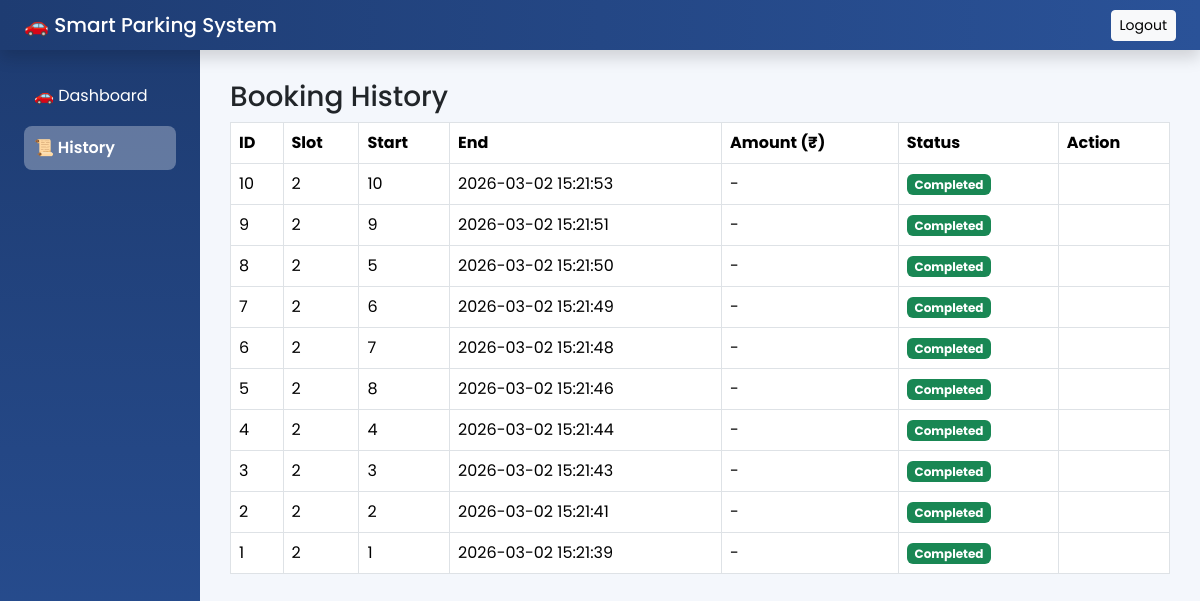
The app's page /history (signed in) with its own data.
### tables this page shows
CREATE TABLE bookings(
    id INTEGER PRIMARY KEY AUTOINCREMENT,
    user_id INTEGER,
    slot_id INTEGER,
    start_time TEXT,
    end_time TEXT,
    total_amount REAL,
    status TEXT
);

### app.py (the view)
@app.route('/history')
def history():
    if session.get('role') != 'user':
        return redirect('/login')
    user_id = session.get('user_id')
    conn = connect_db()
    cur = conn.cursor()
    cur.execute("""
    SELECT * FROM bookings
    WHERE user_id=?
    ORDER BY id DESC
    """, (user_id,))
    bookings = cur.fetchall()
    conn.close()
    return render_template("history.html", bookings=bookings)

### app.py (called while the page is built)
def connect_db():
    conn = sqlite3.connect("parking.db")
    conn.row_factory = sqlite3.Row
    return conn

### templates/history.html (shortened to what this page needs)
{% extends "layout.html" %}
{% block content %}
<h3>Booking History</h3>
<table class="table table-bordered">
    <tr>
        <th>ID</th>
        <th>Slot</th>
        <th>Start</th>
        <th>End</th>
        <th>Amount (₹)</th>
        <th>Status</th>
        <th>Action</th>
    </tr>
{% for b in bookings %}
<tr>
    <td>{{ b[0] }}</td>
    <td>{{ b[1] }}</td>
    <td>{{ b[2] }}</td>
    <td>{{ b[3] if b[3] else "-" }}</td>
    <td>{{ b[4] if b[4] else "-" }}</td>
    <td>
        {% if b[5] == "Active" %}
            <span class="badge bg-warning">Active</span>
        {% else %}
            <span class="badge bg-success">Completed</span>
        {% endif %}
    </td>
    <td>
    </td>
</tr>
{% endfor %}
</table>
{% endblock %}

### templates/layout.html (style rules this page uses)
body { font-family: 'Poppins', sans-serif; background-color: #f4f7fc; }

### records on screen
bookings: id "10", user "2", slot "10", start_time "2026-03-02 15:21:53", b "-"
bookings: id "9", user "2", slot "9", start_time "2026-03-02 15:21:51", b "-"
bookings: id "8", user "2", slot "5", start_time "2026-03-02 15:21:50", b "-"
bookings: id "7", user "2", slot "6", start_time "2026-03-02 15:21:49", b "-"
bookings: id "6", user "2", slot "7", start_time "2026-03-02 15:21:48", b "-"
bookings: id "5", user "2", slot "8", start_time "2026-03-02 15:21:46", b "-"
bookings: id "4", user "2", slot "4", start_time "2026-03-02 15:21:44", b "-"
bookings: id "3", user "2", slot "3", start_time "2026-03-02 15:21:43", b "-"
bookings: id "2", user "2", slot "2", start_time "2026-03-02 15:21:41", b "-"
bookings: id "1", user "2", slot "1", start_time "2026-03-02 15:21:39", b "-"
